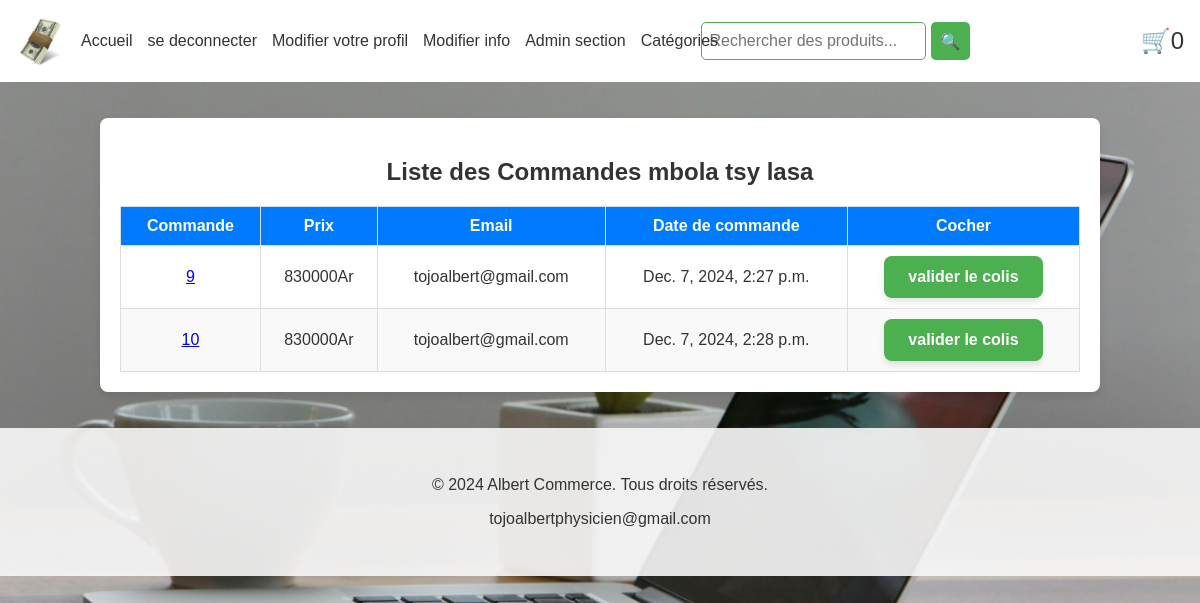
Page /payment/non_envoye_colis (signed in) on the committed database.
### payment/models.py (models this page shows, shortened)
class Order(models.Model):   #commande
	user=models.ForeignKey(User,on_delete=models.CASCADE,null=True,blank=True)
	full_name=models.CharField(max_length=250)
	email=models.EmailField(max_length=250)
	shipping_addresse=models.TextField(max_length=15000)
	amount_paid=models.DecimalField(max_digits=7,decimal_places=0)
	date_ordered=models.DateTimeField(auto_now_add=True)
	shipped=models.BooleanField(default=False)
	date_shipped=models.DateTimeField(blank=True,null=True)

### payment/views.py (the view, shortened to what this page needs)
# urls.py: path('non_envoye_colis',views.non_envoye_colis,name="non_envoye_colis"),
def non_envoye_colis(request):
	if request.user.is_authenticated and request.user.is_superuser:
		orders=Order.objects.filter(shipped=False)
		return render(request,'payment/non_envoye_colis.html',{'orders':orders})
	else:
		messages.success(request,("Non accées,reserver pour admin only"))
		return redirect('home')

### cart/cart.py (called while the page is built)
	def __len__(self):
		return len(self.cart)

### cart/context_processors.py (called while the page is built)
def cart(request):
	return {'cart':Cart(request)}

### payment/templates/payment/non_envoye_colis.html (shortened to what this page needs)
{% extends 'index.html' %}
{% block content %}
<br><br>
<section>
    <header>
        <h1>Liste des Commandes mbola tsy lasa</h1>
    </header>
    <table>
        <thead>
            <tr>
                <th>Commande</th>
                <th>Prix</th>
                <th>Email</th>
                <th>Date de commande</th>
                <th>Cocher</th>
            </tr>
        </thead>
        <tbody>
        	{% for item in orders %}
            <tr>
                <td><a href="{% url 'orders' item.id %}" >{{item.id}}</a></td>
                <td>{{item.amount_paid}}Ar</td>
                <td>{{item.email}}</td>
                <td>{{item.date_ordered}}</td>
                <td>
                	<form method="POST">
                	<button type="submit" class="btn-valider">valider le colis</button>
                	</form>
                </td>
            </tr>
            {%  endfor %}
        </tbody>
    </table>
</section><br><br>
{%  endblock %}

### static/css/styles.css (style rules this page uses)
body { font-family: Arial, sans-serif; margin: 0; padding: 0; background-image: url('laptop1.jpg'); background-size: cover; background-position: center; background-attachment: fixed; color: #333333; }

### payment/templates/payment/non_envoye_colis.html (style rules this page uses)
section { width: 80%; margin: auto; background-color: #ffffff; box-shadow: 0 4px 8px rgba(0, 0, 0, 0.1); padding: 20px; border-radius: 8px; }
table { border-collapse: collapse; width: 100%; }
th, td { border: 1px solid #ddd; text-align: center; padding: 10px; }
th { background-color: #007BFF; color: white; }
tr:nth-child(even) { background-color: #f9f9f9; }
header { margin-bottom: 20px; text-align: center; }
header h1 { font-size: 1.5rem; color: #333; }
.btn-valider { background-color: #4CAF50; border: none; color: white; padding: 12px 24px; text-align: center; text-decoration: none; display: inline-block; font-size: 16px; font-weight: bold; border-radius: 8px; cursor: pointer; box-shadow: 0px 4px 6px rgba(0, 0, 0, 0.1); transition: background-color 0.3s, transform 0.2s; }

### rows in the picture
Order: id "9", amount_paid "830000", email "tojoalbert@gmail.com", date_ordered "Dec. 7, 2024, 2:27 p.m."
Order: id "10", amount_paid "830000", email "tojoalbert@gmail.com", date_ordered "Dec. 7, 2024, 2:28 p.m."

### other values in the picture
{{ cart|length }} "0"
